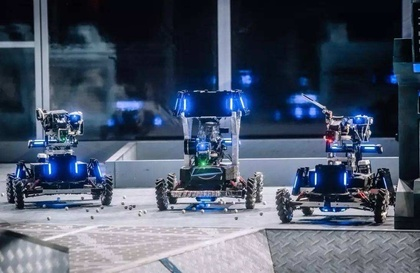
%> input picture Task3/timg.jpg, 420 x 273 px, shrunk from 1095 x 713 before the run
$ octave task3.m   (GNU Octave 9; MATLAB toolbox functions it lacks are replaced by stand-ins)
%> lines starting %> are read from the running program, lines starting %| are printed output that depends on the picture
img = imread('timg.jpg');
%> img is the input picture: size 273x420x3 uint8; mean R, G, B 75.2, 85.7, 104.7
img = rgb2gray(img);
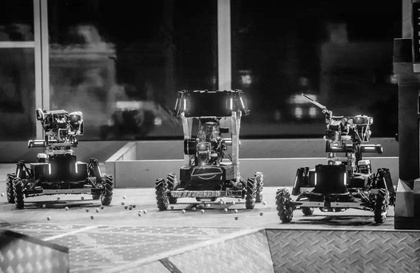
%> img: size 273x420 uint8; min 0, max 254, mean 84.7
img = double(img);
%> img: size 273x420 double
[m,n] = size(img);
%> m = 273; n = 420
%傅里叶变换
F_img = fft2(img);
%频域相乘 = 时域卷积

%傅里叶反变换
g = real(ifft2(F_img));
%边缘检测卷积核
% core =       [0 -1 0;
%               -1 4 -1;
%               0 -1 0];
% core =      6* [-1 -1 -1;
%               -1 8 -1;
%               -1 -1 -1];
core =      6* [-1 0 1;
              -2 0 2;
              -1 0 1];
%扩增
img_arg = zeros(m+2,n+2);
[x,y] = size(img_arg);
%> x = 275; y = 422
img_out = zeros(x,y);
for i=1:m
    for j=1:n
        img_arg(i+1,j+1) = img(i,j);
    end
end
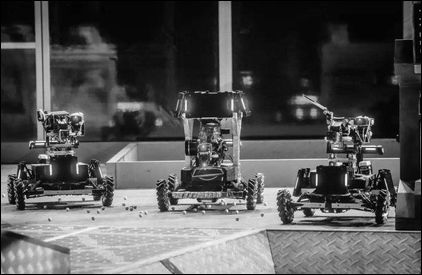
%> img_arg: size 275x422 double; min 0, max 254, mean 83.7

%通用卷积
for i=2:1:x-1
    for j=2:1:y-1
        img_out(i,j) = (img_arg(i-1,j-1)*core(1,1)+img_arg(i-1,j)*core(1,2)+img_arg(i-1,j+1)*core(1,3)+img_arg(i,j-1)*core(2,1)+img_arg(i,j)*core(2,2)+img_arg(i,j+1)*core(2,3)+img_arg(i+1,j-1)*core(3,1)+img_arg(i+1,j)*core(3,2)+img_arg(i+1,j+1)*core(3,3))/9;
    end
end
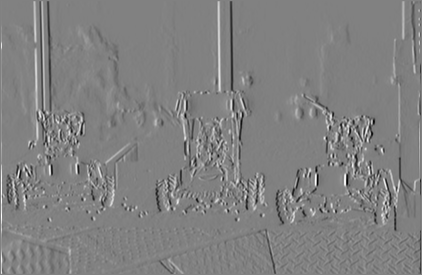
%> img_out: size 275x422 double; min -521.3, max 508.7, mean -0.1; drawn with min black and max white
core =      6* [1 2 1;
                0 0 0;
                -1 -2 -1];
for i=2:1:x-1
    for j=2:1:y-1
        img_out(i,j) = (img_arg(i-1,j-1)*core(1,1)+img_arg(i-1,j)*core(1,2)+img_arg(i-1,j+1)*core(1,3)+img_arg(i,j-1)*core(2,1)+img_arg(i,j)*core(2,2)+img_arg(i,j+1)*core(2,3)+img_arg(i+1,j-1)*core(3,1)+img_arg(i+1,j)*core(3,2)+img_arg(i+1,j+1)*core(3,3))/9;
    end
end
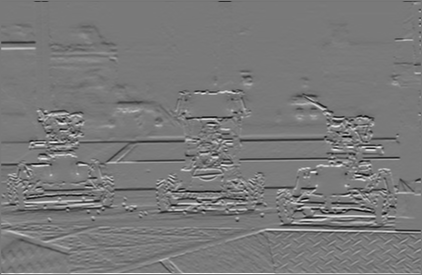
%> img_out: size 275x422 double; min -525.3, max 574, mean -1.4; drawn with min black and max white
figure(1)
imshow(uint8(img)),title('原始图像')
figure(2)
imshow(uint8(img_out)),title('OUT图像')
%> after `imshow(uint8(img_out))`:
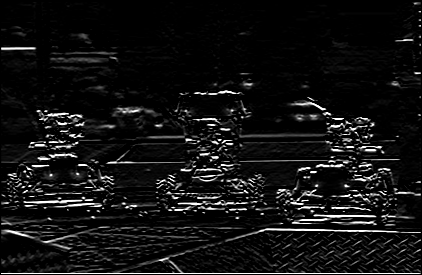
%> displayed picture: size 275x422, on the screen's scale of 0 to 255; min 0, max 255, mean 18.3
figure(3)
imshow(uint8(g)),title('FFT')
